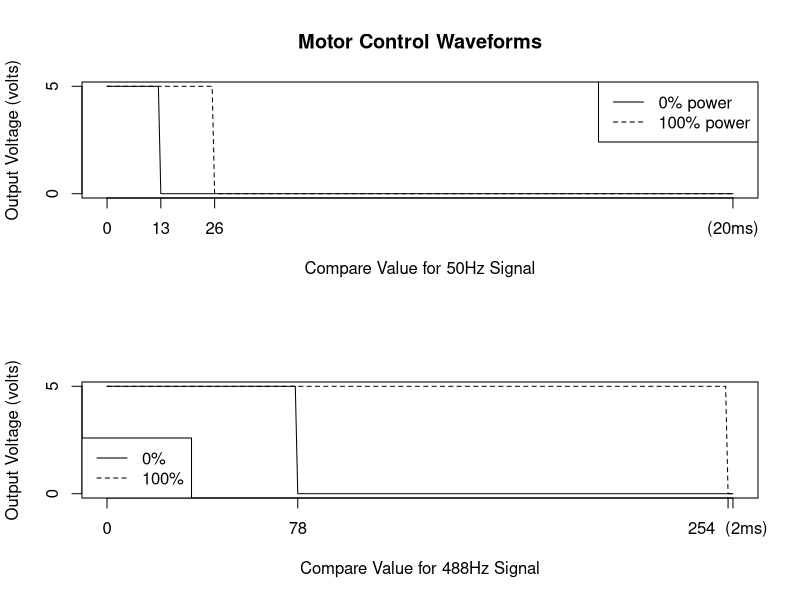

Write the R code that produced this figure.
png(filename="Desktop/ECE477/docs/motorcontrolwaveforms.png",height=500, width=400,res=72)

x = 0:256
y1 = c(rep(5,22),rep(0,235))
y2 = c(rep(5,44),rep(0,213))
y3 = c(rep(5,78),rep(0,179))
y4 = c(rep(5,254),rep(0,3))

par(mfrow=c(2,1))
plot(x,y1,type='l',yaxp=c(0,5,1),ylab="Output Voltage (volts)",xaxt='n',xlab="Compare Value for 50Hz Signal")
axis(1,at=c(0,22,44,256),labels=c("0","13","26","(20ms)"))
title("Motor Control Waveforms")
lines(x,y2,type='l',lty=2)
legend('topright',legend=c("0% power","100% power"),lty=c(1,2))

plot(x,y3,type='l',yaxp=c(0,5,1),ylab="Output Voltage (volts)",xaxt='n',xlab="Compare Value for 488Hz Signal")
axis(1,at=c(0,78,254,256),labels=c("0","78","254  (2ms)",""))
lines(x,y4,type='l',lty=2)
legend('bottomleft',legend=c("0%","100%"),lty=c(1,2))
dev.off()